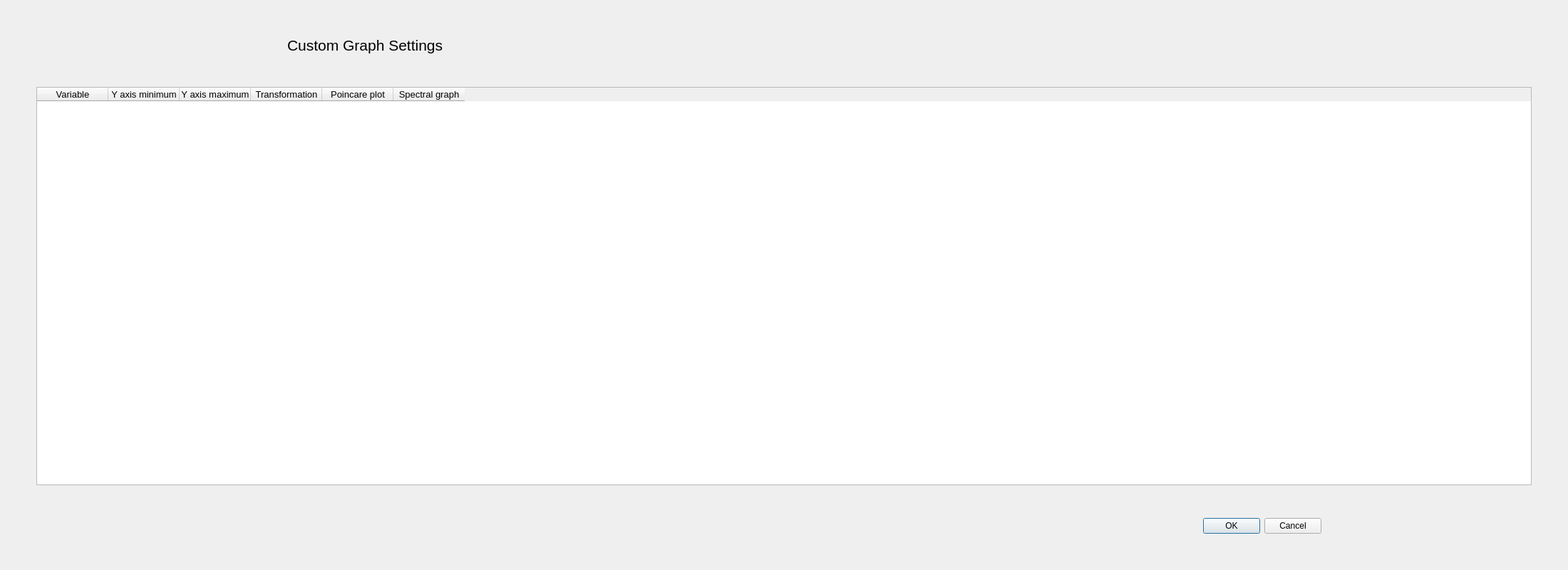
<?xml version="1.0" encoding="UTF-8"?>
<ui version="4.0">
 <class>Custom</class>
 <widget class="QDialog" name="Custom">
  <property name="geometry">
   <rect>
    <x>0</x>
    <y>0</y>
    <width>2200</width>
    <height>800</height>
   </rect>
  </property>
  <property name="sizePolicy">
   <sizepolicy hsizetype="MinimumExpanding" vsizetype="MinimumExpanding">
    <horstretch>0</horstretch>
    <verstretch>0</verstretch>
   </sizepolicy>
  </property>
  <property name="windowTitle">
   <string>Dialog</string>
  </property>
  <layout class="QGridLayout" name="gridLayout">
   <property name="sizeConstraint">
    <enum>QLayout::SetNoConstraint</enum>
   </property>
   <item row="0" column="0">
    <layout class="QVBoxLayout" name="verticalLayout" stretch="0,0,0,8,0,0,0">
     <item>
      <spacer name="verticalSpacer_4">
       <property name="orientation">
        <enum>Qt::Vertical</enum>
       </property>
       <property name="sizeHint" stdset="0">
        <size>
         <width>20</width>
         <height>40</height>
        </size>
       </property>
      </spacer>
     </item>
     <item>
      <layout class="QHBoxLayout" name="horizontalLayout_3" stretch="1,0,4">
       <item>
        <spacer name="horizontalSpacer">
         <property name="orientation">
          <enum>Qt::Horizontal</enum>
         </property>
         <property name="sizeHint" stdset="0">
          <size>
           <width>40</width>
           <height>20</height>
          </size>
         </property>
        </spacer>
       </item>
       <item>
        <widget class="QLabel" name="label">
         <property name="font">
          <font>
           <pointsize>16</pointsize>
          </font>
         </property>
         <property name="text">
          <string>Custom Graph Settings</string>
         </property>
        </widget>
       </item>
       <item>
        <spacer name="horizontalSpacer_2">
         <property name="orientation">
          <enum>Qt::Horizontal</enum>
         </property>
         <property name="sizeHint" stdset="0">
          <size>
           <width>40</width>
           <height>20</height>
          </size>
         </property>
        </spacer>
       </item>
      </layout>
     </item>
     <item>
      <spacer name="verticalSpacer_3">
       <property name="orientation">
        <enum>Qt::Vertical</enum>
       </property>
       <property name="sizeHint" stdset="0">
        <size>
         <width>20</width>
         <height>40</height>
        </size>
       </property>
      </spacer>
     </item>
     <item>
      <layout class="QHBoxLayout" name="horizontalLayout_2" stretch="0,8,0">
       <property name="sizeConstraint">
        <enum>QLayout::SetNoConstraint</enum>
       </property>
       <item>
        <spacer name="horizontalSpacer_3">
         <property name="orientation">
          <enum>Qt::Horizontal</enum>
         </property>
         <property name="sizeHint" stdset="0">
          <size>
           <width>40</width>
           <height>20</height>
          </size>
         </property>
        </spacer>
       </item>
       <item>
        <widget class="QTableWidget" name="custom_table">
         <property name="font">
          <font>
           <pointsize>10</pointsize>
          </font>
         </property>
         <property name="sizeAdjustPolicy">
          <enum>QAbstractScrollArea::AdjustToContents</enum>
         </property>
         <attribute name="horizontalHeaderCascadingSectionResizes">
          <bool>true</bool>
         </attribute>
         <column>
          <property name="text">
           <string>Variable</string>
          </property>
          <property name="textAlignment">
           <set>AlignCenter</set>
          </property>
         </column>
         <column>
          <property name="text">
           <string>Y axis minimum</string>
          </property>
          <property name="textAlignment">
           <set>AlignCenter</set>
          </property>
         </column>
         <column>
          <property name="text">
           <string>Y axis maximum</string>
          </property>
          <property name="textAlignment">
           <set>AlignCenter</set>
          </property>
         </column>
         <column>
          <property name="text">
           <string>Transformation</string>
          </property>
          <property name="textAlignment">
           <set>AlignCenter</set>
          </property>
         </column>
         <column>
          <property name="text">
           <string>Poincare plot</string>
          </property>
          <property name="textAlignment">
           <set>AlignCenter</set>
          </property>
         </column>
         <column>
          <property name="text">
           <string>Spectral graph</string>
          </property>
          <property name="textAlignment">
           <set>AlignCenter</set>
          </property>
         </column>
        </widget>
       </item>
       <item>
        <spacer name="horizontalSpacer_4">
         <property name="orientation">
          <enum>Qt::Horizontal</enum>
         </property>
         <property name="sizeHint" stdset="0">
          <size>
           <width>40</width>
           <height>20</height>
          </size>
         </property>
        </spacer>
       </item>
      </layout>
     </item>
     <item>
      <spacer name="verticalSpacer_2">
       <property name="orientation">
        <enum>Qt::Vertical</enum>
       </property>
       <property name="sizeHint" stdset="0">
        <size>
         <width>20</width>
         <height>40</height>
        </size>
       </property>
      </spacer>
     </item>
     <item>
      <layout class="QHBoxLayout" name="horizontalLayout" stretch="5,0,1">
       <item>
        <spacer name="horizontalSpacer_5">
         <property name="orientation">
          <enum>Qt::Horizontal</enum>
         </property>
         <property name="sizeHint" stdset="0">
          <size>
           <width>40</width>
           <height>20</height>
          </size>
         </property>
        </spacer>
       </item>
       <item>
        <widget class="QDialogButtonBox" name="buttonBox">
         <property name="orientation">
          <enum>Qt::Horizontal</enum>
         </property>
         <property name="standardButtons">
          <set>QDialogButtonBox::Cancel|QDialogButtonBox::Ok</set>
         </property>
        </widget>
       </item>
       <item>
        <spacer name="horizontalSpacer_6">
         <property name="orientation">
          <enum>Qt::Horizontal</enum>
         </property>
         <property name="sizeHint" stdset="0">
          <size>
           <width>40</width>
           <height>20</height>
          </size>
         </property>
        </spacer>
       </item>
      </layout>
     </item>
     <item>
      <spacer name="verticalSpacer">
       <property name="orientation">
        <enum>Qt::Vertical</enum>
       </property>
       <property name="sizeHint" stdset="0">
        <size>
         <width>20</width>
         <height>40</height>
        </size>
       </property>
      </spacer>
     </item>
    </layout>
   </item>
  </layout>
 </widget>
 <resources/>
 <connections>
  <connection>
   <sender>buttonBox</sender>
   <signal>rejected()</signal>
   <receiver>Custom</receiver>
   <slot>close()</slot>
   <hints>
    <hint type="sourcelabel">
     <x>1432</x>
     <y>1130</y>
    </hint>
    <hint type="destinationlabel">
     <x>899</x>
     <y>599</y>
    </hint>
   </hints>
  </connection>
  <connection>
   <sender>buttonBox</sender>
   <signal>accepted()</signal>
   <receiver>Custom</receiver>
   <slot>save_custom()</slot>
   <hints>
    <hint type="sourcelabel">
     <x>1432</x>
     <y>1130</y>
    </hint>
    <hint type="destinationlabel">
     <x>899</x>
     <y>599</y>
    </hint>
   </hints>
  </connection>
  <connection>
   <sender>buttonBox</sender>
   <signal>accepted()</signal>
   <receiver>Custom</receiver>
   <slot>hide()</slot>
   <hints>
    <hint type="sourcelabel">
     <x>1432</x>
     <y>1130</y>
    </hint>
    <hint type="destinationlabel">
     <x>899</x>
     <y>599</y>
    </hint>
   </hints>
  </connection>
 </connections>
 <slots>
  <slot>save_custom()</slot>
 </slots>
</ui>
